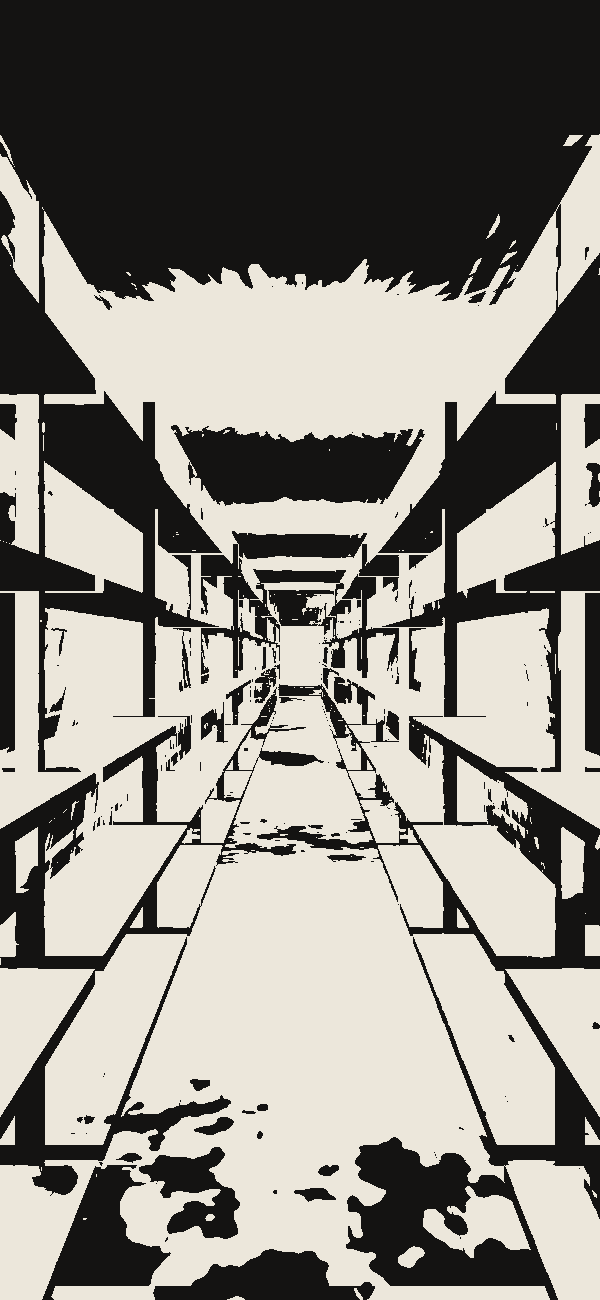
#> input picture design/gas-station/concepts/stills/01-aisle-far.png, 600 x 1300 px, given in place of w-together-day.png, which was not available
$ python sheet2.py
#> lines starting #> are read from the running program, lines starting #| are printed output that depends on the picture; after the words box and inside, x2 and y2 are one past the last pixel; in counts of white or black regions, pixels touching at a corner belong together
# python3 sheet2.py -> ../../concepts/stills/sheet-2-island-canopy.png. Sheet 2: the pump settled in the owner's picks, the slab and island, the canopy, and the three together.
# A flash sheet assembled from frames of the walkable prototype (out/, made by `SHOTS=./sheet2-shots.js node look.js`). Nothing is drawn or retouched here.
# What this script adds that the prototype does not have: the sheet's own aged paper, captions, a ragged cut-out round each piece. Unlike sheet1.py the frames are laid on by
# multiplying (his method: "made them greyscale and multiplied onto the vintage color"), so the real grey of each part's paper survives onto the sheet.
import numpy as np
from PIL import Image, ImageDraw, ImageFont, ImageFilter
O='out/'; OUT='../../concepts/stills/sheet-2-island-canopy.png'; W=1170; rng=np.random.default_rng(7)
FD='/usr/share/fonts/truetype/'
mono=lambda s:ImageFont.truetype(FD+'liberation/LiberationMono-Bold.ttf',s); monor=lambda s:ImageFont.truetype(FD+'liberation/LiberationMono-Regular.ttf',s); head=lambda s:ImageFont.truetype(FD+'dejavu/DejaVuSerif-Bold.ttf',s)
def piece_of(name, box, w, h=None, fade=.1, exact=False):
    im=Image.open(O+name+'.png').convert('L')
    if box: im=im.crop(box)
    if h is None: h=round(w*im.height/im.width)
    if not exact: im=im.resize((w,h),Image.LANCZOS)
    a=np.asarray(im,np.float32)/255.; h,w=a.shape
    k=np.clip((a-.075)/(.905-.075),0,1.08)                  # 1 = the prototype's bare paper, 0 = its ink; between is the grey of a part's own paper
    yy,xx=np.mgrid[0:h,0:w]; d=np.minimum(np.minimum(xx,w-1-xx)/(w*fade),np.minimum(yy,h-1-yy)/(h*fade*.6)); n=np.asarray(Image.effect_noise((w,h),90).filter(ImageFilter.GaussianBlur(5)),np.float32)/255.
    m=((d+(n-.5)*1.6)>.5) if fade>0 else np.ones_like(a,bool)
    return np.where(m,k,1.)
items=[]
def text(x,y,s,f): items.append(('t',x,y,s,f))
def piece(x,y,arr): items.append(('p',x,y,arr)); return arr.shape[0]
def lines(x,y,ls,f=None,lh=25):
    for i,s in enumerate(ls): text(x,y+i*lh,s,f or monor(19))
    return len(ls)*lh
M=30
y=40; text(40,y,'No. 2',mono(26)); text(40,y+34,'The Slab, the Island',head(64)); text(40,y+112,'and the Canopy',head(64)); y+=206
y+=lines(44,y,['A TEST OF HOW THINGS AND LIGHT ARE DRAWN, NOT A FINISHED PICTURE.','IN YOUR PICKS: THE SHORT PUMP, DOTS, DRAWN ONCE, A PAPER ON EACH PART.','EVERY DRAWING IS A FRAME OF THE PLACE YOU CAN WALK.  ABANDONED, POWER ON.'],monor(21),27)+30

# ---- 1. together, from the road
text(40,y,'1.  Together, from the road',head(40)); y+=58
y+=lines(M+8,y,["How the link opens: the phone's own lens, standing in front of the pumps."])+10
h=piece(M+70,y,piece_of('w-together-day',None,470,None,.03)); piece(M+570,y,piece_of('w-together-night',None,470,None,.03)); y+=h+6
#> in piece_of, `im=Image.open(O+name+'.png').convert('L')`: im: PIL image 600x1300 L; values 19 (black) and 231 (white), 55.4% white; 191 black regions (125 under 20 px), largest, box (x1, y1, x2, y2) and area: (0, 0, 600, 772) 222490, (257, 684, 600, 1300) 41350, (0, 687, 324, 1196) 24998
#> in piece_of, `d = np.minimum(np.minimum(xx, w - 1 - xx) / (w * fade), np.minimum(yy,`:
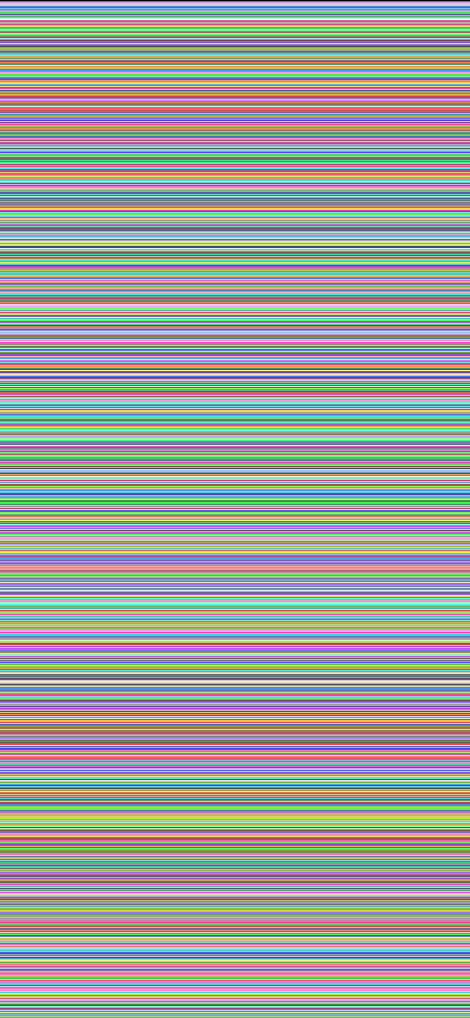
#> yy: shape (1018, 470) int64; 1018 distinct labels, from 0 to 1017; one colour per label, 0 black
#> after `h = piece(M + 70, y, piece_of('w-together-day', None, 470, None, 0.03)`: h = 1018
#> call 2 of piece_of, with name = 'w-together-night', w = 470, fade = 0.03, exact = False
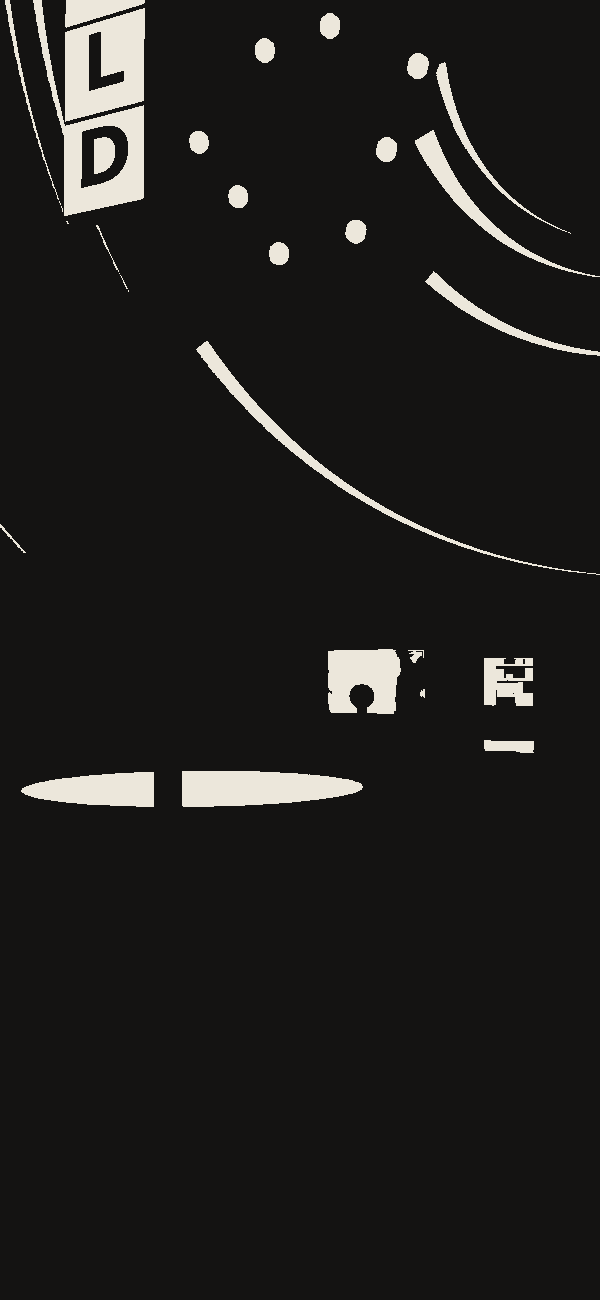
#> input picture design/gas-station/concepts/stills/01-disc.png, 600 x 1300 px, given in place of w-together-night.png, which was not available
#> in piece_of (call 2), `im=Image.open(O+name+'.png').convert('L')`: im: PIL image 600x1300 L; values 19 (black) and 231 (white), 5.3% white; 34 white regions (8 under 20 px), largest, box (x1, y1, x2, y2) and area: (65, 8, 145, 122) 6322, (33, 0, 144, 216) 5840, (182, 771, 363, 807) 5212
#> after `y += h + 6`: y = 1474
text(M+78,y,'BY DAY, EARLY AFTERNOON',mono(20)); text(M+578,y,'AT NIGHT, THE ONE LAMP',mono(20)); y+=40
#> after `y += 40`: y = 1514
h=piece(0,y,piece_of('w-together-day',(0,880,1170,1300),1170,exact=True,fade=0)); y+=h+8
#> call 3 of piece_of, with name = 'w-together-day', box = (0, 880, 1170, 1300), w = 1170, fade = 0, exact = True
#> in piece_of (call 3), `if box: im=im.crop(box)`:
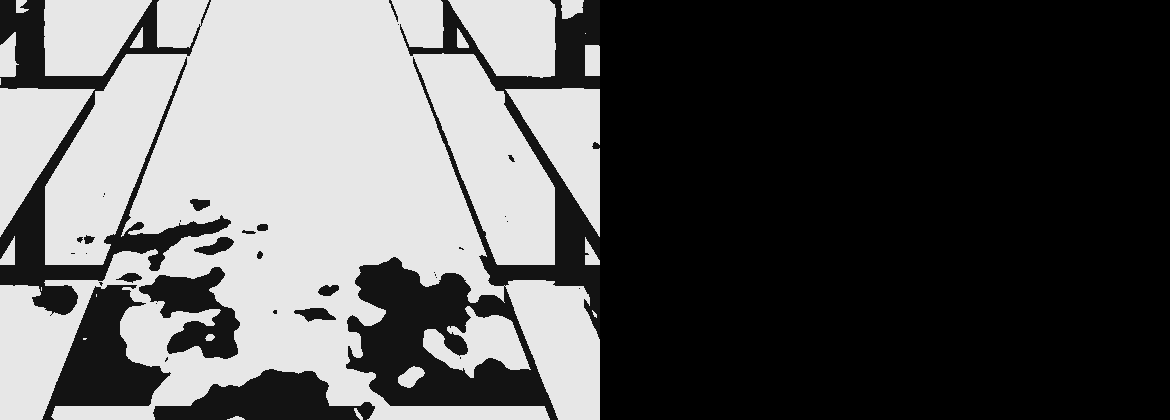
#> im: PIL image 1170x420 L; min 0, max 231, mean 90.3
#> in piece_of (call 3), `k=np.clip((a-.075)/(.905-.075),0,1.08)                  # 1 = the prot..`: k: shape (420, 1170) float32; values 0 (black) and 1 (white), 38% white; 24 white regions (6 under 20 px), largest, box (x1, y1, x2, y2) and area: (0, 0, 600, 420) 153376, (0, 88, 95, 237) 7072, (505, 88, 600, 237) 7072
#> in piece_of (call 3), `d = np.minimum(np.minimum(xx, w - 1 - xx) / (w * fade), np.minimum(yy,`:
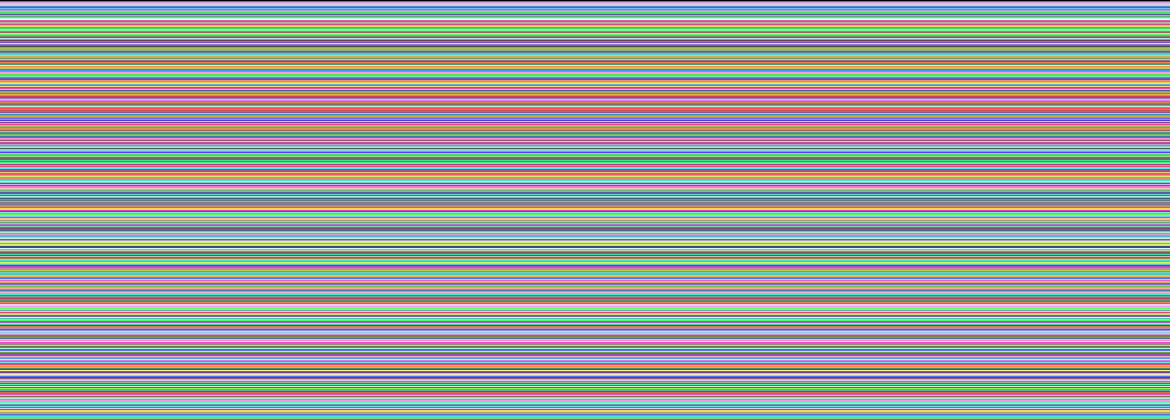
#> yy: shape (420, 1170) int64; 420 distinct labels, from 0 to 419; one colour per label, 0 black
#> after `h = piece(0, y, piece_of('w-together-day', (0, 880, 1170, 1300), 1170,`: h = 420
#> after `y += h + 8`: y = 1942
text(M+8,y,'A PIECE OF THE DAY FRAME AT THE ACTUAL PIXELS OF AN iPHONE 14',mono(20)); y+=52
#> after `y += 52`: y = 1994

# ---- 2. the pump
text(40,y,'2.  The pump, as you picked it',head(40)); y+=58
#> after `y += 58`: y = 2052
h1=piece(M,y,piece_of('s-pump',(150,30,1110,1950),370))
#> call 4 of piece_of, with name = 's-pump', box = (150, 30, 1110, 1950), w = 370, fade = 0.1, exact = False
#> in piece_of (call 4), `d = np.minimum(np.minimum(xx, w - 1 - xx) / (w * fade), np.minimum(yy,`:
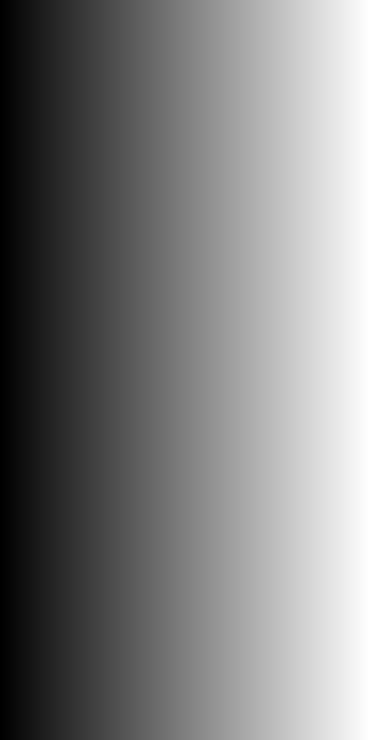
#> xx: shape (740, 370) int64; min 0, max 369, mean 184.5; drawn with min black and max white
#> in piece_of (call 4), `d = np.minimum(np.minimum(xx, w - 1 - xx) / (w * fade), np.minimum(yy,`:
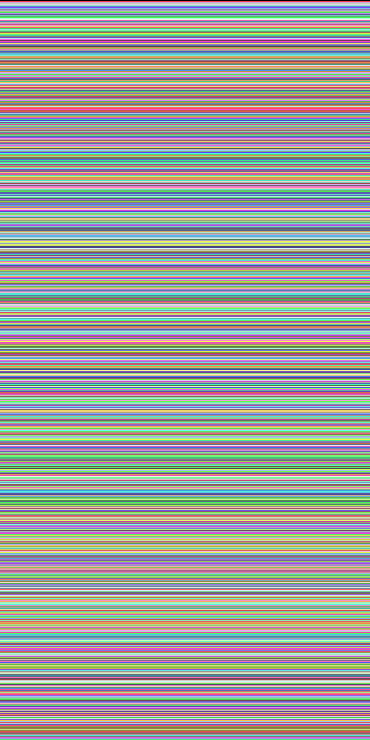
#> yy: shape (740, 370) int64; 740 distinct labels, from 0 to 739; one colour per label, 0 black
#> in piece_of (call 4), `return np.where(m,k,1.)`:
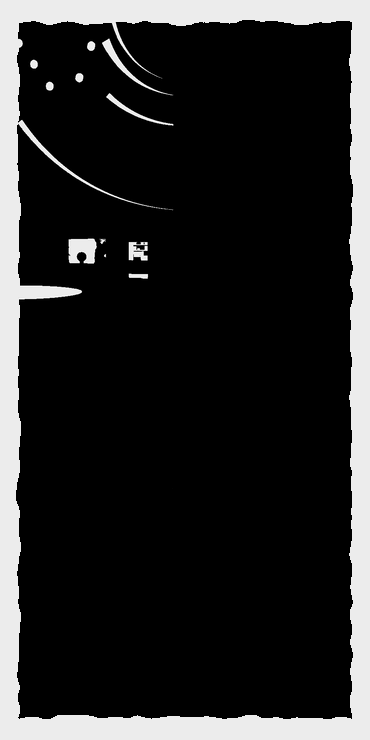
#> returned value: shape (740, 370) float32; min 0, max 1.08, mean 0.169; drawn with min black and max white
#> h1 = 740
#> (the run stopped early here; a loop or call above may not have finished)
